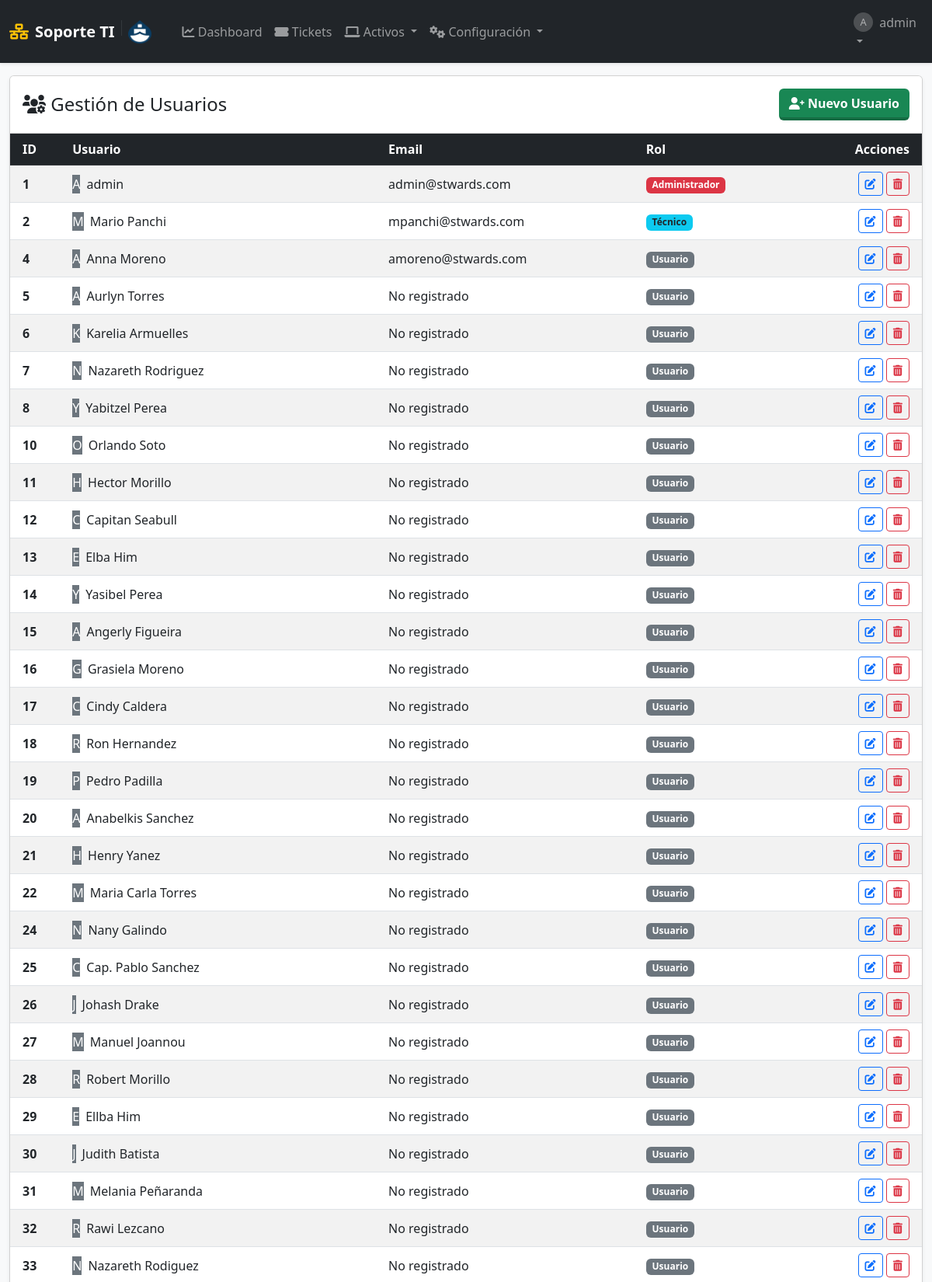
Screenshot of /admin/usuarios (signed in, upper part) with the database file from the repository.
### tables this page shows
CREATE TABLE usuarios (
            id INTEGER PRIMARY KEY AUTOINCREMENT,
            username TEXT UNIQUE NOT NULL,
            email TEXT UNIQUE,
            password_hash TEXT NOT NULL,
            role TEXT NOT NULL DEFAULT 'user' CHECK(role IN ('admin', 'user', 'tecnico')),
            departamento TEXT,
            fecha_creacion TIMESTAMP DEFAULT CURRENT_TIMESTAMP
        );

### app.py (the view)
@app.route('/admin/usuarios')
@admin_required
def admin_usuarios():
    return render_template('admin_usuarios.html', usuarios=get_db().execute("SELECT * FROM usuarios").fetchall())

### app.py (called while the page is built)
def get_db():
    if 'db' not in g:
        g.db = sqlite3.connect(app.config['DB_FILE'])
        g.db.row_factory = sqlite3.Row
        g.db.execute("PRAGMA foreign_keys = ON")
    return g.db

def admin_required(f):
    @wraps(f)
    def decorated_function(*args, **kwargs):
        if session.get('role') != 'admin': return redirect(url_for('dashboard'))
        return f(*args, **kwargs)
    return decorated_function

### templates/admin_usuarios.html
{% extends "layout.html" %}
{% block content %}
<div class="card shadow-sm">
    <div class="card-header bg-white py-3">
        <div class="row align-items-center">
            <div class="col-6">
                <h4 class="mb-0 text-dark"><i class="fas fa-users-cog"></i> Gestión de Usuarios</h4>
            </div>
            <div class="col-6 text-end">
                <a href="{{ url_for('admin_crear_usuario') }}" class="btn btn-success">
                    <i class="fas fa-user-plus"></i> Nuevo Usuario
                </a>
            </div>
        </div>
    </div>
    <div class="card-body p-0">
        <div class="table-responsive">
            <table class="table table-striped table-hover mb-0 align-middle">
                <thead class="table-dark">
                    <tr>
                        <th class="ps-3">ID</th>
                        <th>Usuario</th>
                        <th>Email</th>
                        <th>Rol</th>
                        <th class="text-end pe-3">Acciones</th>
                    </tr>
                </thead>
                <tbody>
                    {% for usuario in usuarios %}
                    <tr>
                        <td class="ps-3 fw-bold">{{ usuario.id }}</td>
                        <td>
                            <div class="d-flex align-items-center">
                                <div class="avatar-circle bg-secondary text-white me-2">
                                    {{ usuario.username[0].upper() }}
                                </div>
                                {{ usuario.username }}
                            </div>
                        </td>
                        <td>{{ usuario.email or 'No registrado' }}</td>
                        <td>
                            {% if usuario.role == 'admin' %}
                                <span class="badge bg-danger">Administrador</span>
                            {% elif usuario.role == 'tecnico' %}
                                <span class="badge bg-info text-dark">Técnico</span>
                            {% else %}
                                <span class="badge bg-secondary">Usuario</span>
                            {% endif %}
                        </td>
                        <td class="text-end pe-3">
                            <a href="{{ url_for('admin_editar_usuario', user_id=usuario.id) }}" class="btn btn-sm btn-outline-primary" title="Editar">
                                <i class="fas fa-edit"></i>
                            </a>
                            <form action="{{ url_for('admin_eliminar_usuario', user_id=usuario.id) }}" method="POST" class="d-inline" onsubmit="return confirm('¿Estás seguro de eliminar a {{ usuario.username }}? Esta acción es irreversible.');">
                                <button type="submit" class="btn btn-sm btn-outline-danger" title="Eliminar">
                                    <i class="fas fa-trash-alt"></i>
                                </button>
                            </form>
                        </td>
                    </tr>
                    {% endfor %}
                </tbody>
            </table>
        </div>
    </div>
</div>
{% endblock %}

### static/css/style.css (style rules this page uses)
body.sap-mode { height: 100vh; display: flex; flex-direction: column; margin: 0; overflow: hidden; }
.btn { transition: all 0.15s ease-in-out; border-bottom: 4px solid rgba(0,0,0,0.2) !important; font-weight: 600; }
.btn-outline-primary, .btn-outline-secondary, .btn-outline-danger { border-bottom: 1px solid currentColor !important; }

### rows the page displays
usuarios: id "1", username "A", username "admin", email "admin@stwards.com", role "Administrador"
usuarios: id "2", username "M", username "Mario Panchi", email "mpanchi@stwards.com", role "Técnico"
usuarios: id "4", username "A", username "Anna Moreno", email "amoreno@stwards.com", role "Usuario"
usuarios: id "5", username "A", username "Aurlyn Torres", email "No registrado", role "Usuario"
usuarios: id "6", username "K", username "Karelia Armuelles", email "No registrado", role "Usuario"
usuarios: id "7", username "N", username "Nazareth Rodriguez", email "No registrado", role "Usuario"
usuarios: id "8", username "Y", username "Yabitzel Perea", email "No registrado", role "Usuario"
usuarios: id "10", username "O", username "Orlando Soto", email "No registrado", role "Usuario"
usuarios: id "11", username "H", username "Hector Morillo", email "No registrado", role "Usuario"
usuarios: id "12", username "C", username "Capitan Seabull", email "No registrado", role "Usuario"
usuarios: id "13", username "E", username "Elba Him", email "No registrado", role "Usuario"
usuarios: id "14", username "Y", username "Yasibel Perea", email "No registrado", role "Usuario"
usuarios: id "15", username "A", username "Angerly Figueira", email "No registrado", role "Usuario"
usuarios: id "16", username "G", username "Grasiela Moreno", email "No registrado", role "Usuario"
usuarios: id "17", username "C", username "Cindy Caldera", email "No registrado", role "Usuario"
usuarios: id "18", username "R", username "Ron Hernandez", email "No registrado", role "Usuario"
usuarios: id "19", username "P", username "Pedro Padilla", email "No registrado", role "Usuario"
usuarios: id "20", username "A", username "Anabelkis Sanchez", email "No registrado", role "Usuario"
usuarios: id "21", username "H", username "Henry Yanez", email "No registrado", role "Usuario"
usuarios: id "22", username "M", username "Maria Carla Torres", email "No registrado", role "Usuario"
usuarios: id "24", username "N", username "Nany Galindo", email "No registrado", role "Usuario"
usuarios: id "25", username "C", username "Cap. Pablo Sanchez", email "No registrado", role "Usuario"
usuarios: id "26", username "J", username "Johash Drake", email "No registrado", role "Usuario"
usuarios: id "27", username "M", username "Manuel Joannou", email "No registrado", role "Usuario"
usuarios: id "28", username "R", username "Robert Morillo", email "No registrado", role "Usuario"
usuarios: id "29", username "E", username "Ellba Him", email "No registrado", role "Usuario"
usuarios: id "30", username "J", username "Judith Batista", email "No registrado", role "Usuario"
usuarios: id "31", username "M", username "Melania Peñaranda", email "No registrado", role "Usuario"
usuarios: id "32", username "R", username "Rawi Lezcano", email "No registrado", role "Usuario"
usuarios: id "33", username "N", username "Nazareth Rodiguez", email "No registrado", role "Usuario"

### other values shown
{{ session.get('username')[0].upper() }} "A"
{{ session.get('username') }} "admin"
